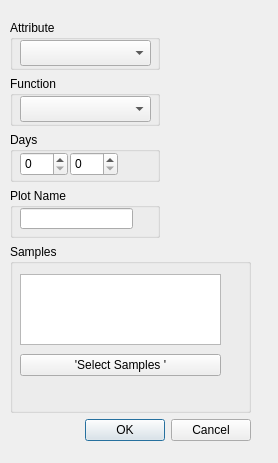
<?xml version="1.0" encoding="UTF-8"?>
<ui version="4.0">
 <class>GetStats</class>
 <widget class="QDialog" name="GetStats">
  <property name="geometry">
   <rect>
    <x>0</x>
    <y>0</y>
    <width>278</width>
    <height>463</height>
   </rect>
  </property>
  <property name="windowTitle">
   <string>GetStats</string>
  </property>
  <widget class="QWidget" name="verticalLayoutWidget">
   <property name="geometry">
    <rect>
     <x>10</x>
     <y>20</y>
     <width>241</width>
     <height>421</height>
    </rect>
   </property>
   <layout class="QVBoxLayout" name="Vertical">
    <item>
     <widget class="QGroupBox" name="groupBox">
      <property name="maximumSize">
       <size>
        <width>150</width>
        <height>50</height>
       </size>
      </property>
      <property name="title">
       <string>Attribute</string>
      </property>
      <widget class="QComboBox" name="attribute">
       <property name="geometry">
        <rect>
         <x>10</x>
         <y>20</y>
         <width>131</width>
         <height>26</height>
        </rect>
       </property>
      </widget>
     </widget>
    </item>
    <item>
     <widget class="QGroupBox" name="groupBox_2">
      <property name="maximumSize">
       <size>
        <width>150</width>
        <height>50</height>
       </size>
      </property>
      <property name="title">
       <string>Function</string>
      </property>
      <widget class="QComboBox" name="function">
       <property name="geometry">
        <rect>
         <x>10</x>
         <y>20</y>
         <width>131</width>
         <height>26</height>
        </rect>
       </property>
      </widget>
     </widget>
    </item>
    <item>
     <widget class="QGroupBox" name="groupBox_3">
      <property name="maximumSize">
       <size>
        <width>150</width>
        <height>50</height>
       </size>
      </property>
      <property name="title">
       <string>Days</string>
      </property>
      <widget class="QSpinBox" name="dayspinBox_1">
       <property name="geometry">
        <rect>
         <x>10</x>
         <y>20</y>
         <width>48</width>
         <height>24</height>
        </rect>
       </property>
      </widget>
      <widget class="QSpinBox" name="dayspinBox_2">
       <property name="geometry">
        <rect>
         <x>60</x>
         <y>20</y>
         <width>48</width>
         <height>24</height>
        </rect>
       </property>
      </widget>
     </widget>
    </item>
    <item>
     <widget class="QGroupBox" name="groupBox_6">
      <property name="maximumSize">
       <size>
        <width>150</width>
        <height>50</height>
       </size>
      </property>
      <property name="title">
       <string>Plot Name</string>
      </property>
      <widget class="QLineEdit" name="name">
       <property name="geometry">
        <rect>
         <x>10</x>
         <y>20</y>
         <width>113</width>
         <height>21</height>
        </rect>
       </property>
      </widget>
     </widget>
    </item>
    <item>
     <widget class="QGroupBox" name="groupBox_4">
      <property name="maximumSize">
       <size>
        <width>16777214</width>
        <height>200</height>
       </size>
      </property>
      <property name="title">
       <string>Samples</string>
      </property>
      <widget class="QListWidget" name="sampleList">
       <property name="geometry">
        <rect>
         <x>10</x>
         <y>30</y>
         <width>201</width>
         <height>71</height>
        </rect>
       </property>
       <property name="editTriggers">
        <set>QAbstractItemView::AnyKeyPressed|QAbstractItemView::DoubleClicked|QAbstractItemView::EditKeyPressed</set>
       </property>
      </widget>
      <widget class="QToolButton" name="toolButton">
       <property name="geometry">
        <rect>
         <x>10</x>
         <y>110</y>
         <width>201</width>
         <height>22</height>
        </rect>
       </property>
       <property name="text">
        <string>'Select Samples '</string>
       </property>
       <property name="popupMode">
        <enum>QToolButton::InstantPopup</enum>
       </property>
      </widget>
     </widget>
    </item>
    <item>
     <widget class="QDialogButtonBox" name="buttonBox">
      <property name="standardButtons">
       <set>QDialogButtonBox::Cancel|QDialogButtonBox::Ok</set>
      </property>
     </widget>
    </item>
   </layout>
  </widget>
 </widget>
 <resources/>
 <connections/>
</ui>
